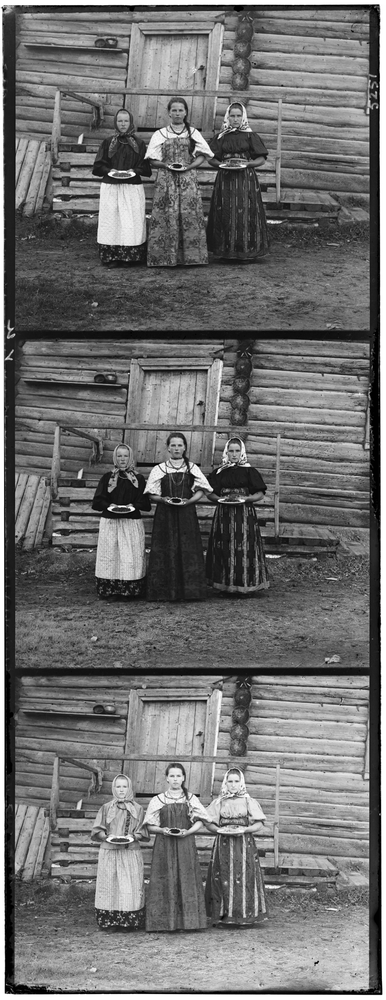
#> input picture samples/prokudin.png, 386 x 1000 px, shrunk from 1024 x 2652 before the run
$ python 09-colorize.py
#> lines starting #> are read from the running program, lines starting #| are printed output that depends on the picture
import numpy
import cv2

numpyInput = cv2.imread(filename='./samples/prokudin.png', flags=cv2.IMREAD_GRAYSCALE).astype(numpy.float32) / 255.0
#> numpyInput: shape (1000, 386) float32; min 0, max 1, mean 0.437

# align the individual images such that their combination results in a proper color image
# splitting the input into the three individual channels while slightly corrping the boundary

intFirst, intSecond = int(1.0 * numpyInput.shape[0] / 3.0), int(2.0 * numpyInput.shape[0] / 3.0)
#> intFirst = 333; intSecond = 666

numpyB = numpyInput[:intFirst, :][50:-50, 50:-50]
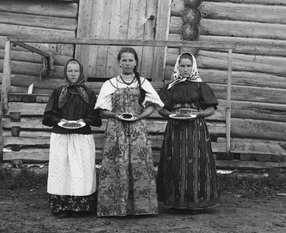
#> numpyB: shape (233, 286) float32; min 0.0353, max 1, mean 0.417
numpyG = numpyInput[intFirst:intSecond, :][50:-50, 50:-50]
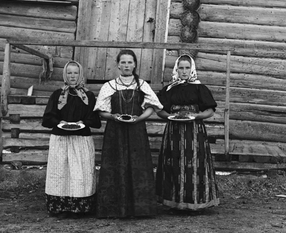
#> numpyG: shape (233, 286) float32; min 0, max 1, mean 0.368
numpyR = numpyInput[intSecond:, :][50:-50, 50:-50]
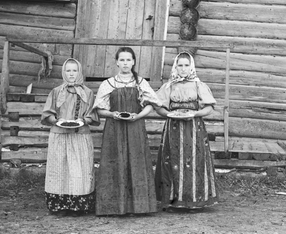
#> numpyR: shape (234, 286) float32; min 0.00784, max 1, mean 0.528

# find the homography matrices between the images using cv2.findTransformECC
(ccBG,hBG) = cv2.findTransformECC(numpyB,numpyG,numpy.eye(3,3,dtype = numpy.float32),cv2.MOTION_HOMOGRAPHY)
#> ccBG = 0.908; hBG = [[0.994, -0.00294, -0.185], [-0.00135, 0.991, 2.87], [-5.96e-06, -1.68e-06, 1]]
(ccBR,hBR) = cv2.findTransformECC(numpyB,numpyR,numpy.eye(3,3,dtype = numpy.float32),cv2.MOTION_HOMOGRAPHY)
#> ccBR = 0.73; hBR = [[0.994, 0.000718, -1.33], [-0.00537, 0.992, 1.11], [-2.28e-05, 2.17e-05, 1]]

# based on these matrices, warp numpyG and numpyR towards numpyB using cv2.warpPerspective
# make sure to use inverse warping as stated in the docuḿentation of cv2.findTransformECC
numpyG = cv2.warpPerspective (numpyG,hBG, (numpyG.shape[1],numpyG.shape[0]), flags=cv2.WARP_INVERSE_MAP)
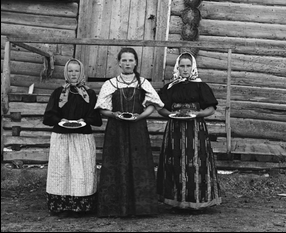
#> numpyG: shape (233, 286) float32; min 0, max 1, mean 0.364
numpyR = cv2.warpPerspective (numpyR,hBR, (numpyR.shape[1],numpyG.shape[0]), flags=cv2.WARP_INVERSE_MAP)
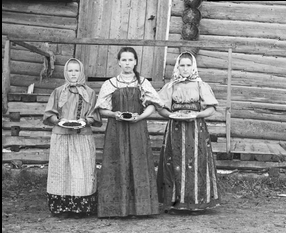
#> numpyR: shape (233, 286) float32; min 0, max 1, mean 0.521

# once the channels are aligned, they can simply be stacked to create the color image
numpyOutput = numpy.stack([numpyB, numpyG, numpyR], 2)
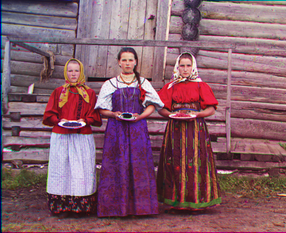
#> numpyOutput: shape (233, 286, 3) float32; mean of channels 0, 1, 2 0.417, 0.364, 0.521; drawn as B, G, R

cv2.imwrite(filename='./09-colorize.png', img=(numpyOutput * 255.0).clip(0.0, 255.0).astype(numpy.uint8))
#cv2.waitKey(delay = 0)
